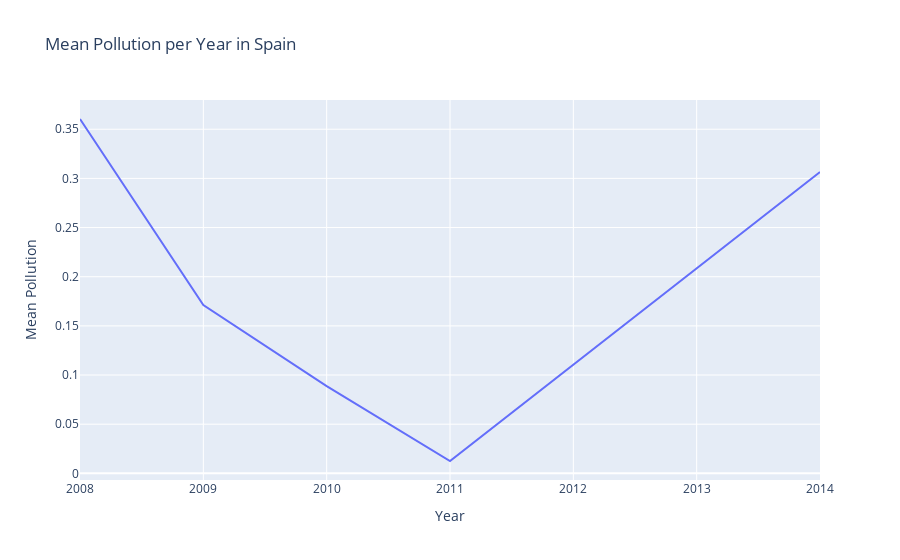

Here is the notebook cell this chart was saved with:
### Markdown cell above
Now we have all the values about 2014 and it's only about Spain

### Code cell
mean_polution_per_year_spain = df[df['Country'] == 'Spain'].groupby('year')['polution'].mean().reset_index()

fig = px.line(mean_polution_per_year_spain, x='year', y='polution', title='Mean Pollution per Year in Spain')
fig.update_layout(xaxis_title='Year', yaxis_title='Mean Pollution')
fig.show()

### Figure 1 — Plotly figure (JSON) as saved in the notebook; plotly's stock layout.template omitted (floating-point values rounded to 4 significant figures)
{"data": [{"hovertemplate": "year=%{x}<br>polution=%{y}<extra></extra>", "legendgroup": "", "line": {"color": "#636efa", "dash": "solid"}, "marker": {"symbol": "circle"}, "mode": "lines", "name": "", "orientation": "v", "showlegend": false, "type": "scatter", "x": [2008, 2009, 2010, 2011, 2014], "xaxis": "x", "y": [0.3604, 0.1711, 0.08869, 0.01257, 0.3066], "yaxis": "y"}], "layout": {"legend": {"tracegroupgap": 0}, "title": {"text": "Mean Pollution per Year in Spain"}, "xaxis": {"anchor": "y", "domain": [0, 1], "title": {"text": "Year"}}, "yaxis": {"anchor": "x", "domain": [0, 1], "title": {"text": "Mean Pollution"}}}}
